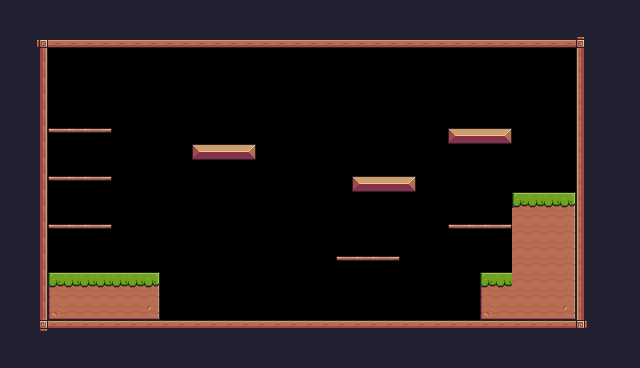

The image is a tile-based game level rendered from a .tmx file. Its description and complete source (layers, tilesets, objects, tile grids) follow:
An orthogonal 40x23 tile map with 16x16 px tiles, 1 tile layer (Background) and 31 objects (12x Fruit, 6x Platform, 2x Saw, Player, Checkpoint).

<map version="1.10" tiledversion="1.11.2" orientation="orthogonal" renderorder="right-down" width="40" height="23" tilewidth="16" tileheight="16" infinite="0" nextlayerid="4" nextobjectid="45">
 <tileset firstgid="1" source="Pixel Adventure.tsx" />
 <layer id="1" name="Background" width="40" height="23">
  <properties>
   <property name="BackgroundColor" value="Gray" />
  </properties>
  <data encoding="csv">
24,24,24,24,24,24,24,24,24,24,24,24,24,24,24,24,24,24,24,24,24,24,24,24,24,24,24,24,24,24,24,24,24,24,24,24,24,24,24,24,
24,24,24,24,24,24,24,24,24,24,24,24,24,24,24,24,24,24,24,24,24,24,112,112,112,112,112,112,112,112,112,112,112,112,112,112,112,112,24,24,
24,24,92,134,134,134,134,134,134,134,134,134,134,134,134,134,134,134,134,134,134,134,134,134,134,134,134,134,134,134,134,134,134,134,134,134,93,24,24,24,
24,24,113,0,0,0,0,0,0,0,0,0,0,0,0,0,0,0,0,0,0,0,0,0,0,0,0,0,0,0,0,0,0,0,0,0,111,24,24,24,
24,24,113,0,0,0,0,0,0,0,0,0,0,0,0,0,0,0,0,0,0,0,0,0,0,0,0,0,0,0,0,0,0,0,0,0,111,24,24,24,
24,24,113,0,0,0,0,0,0,0,0,0,0,0,0,0,0,0,0,0,0,0,0,0,0,0,0,0,0,0,0,0,0,0,0,0,111,24,24,24,
24,24,113,0,0,0,0,0,0,0,0,0,0,0,0,0,0,0,0,0,0,0,0,0,0,0,0,0,0,0,0,0,0,0,0,0,111,24,24,24,
24,24,113,0,0,0,0,0,0,0,0,0,0,0,0,0,0,0,0,0,0,0,0,0,0,0,0,0,0,0,0,0,0,0,0,0,111,24,24,24,
24,24,113,40,41,41,42,0,0,0,0,0,0,0,0,0,0,0,0,0,0,0,0,0,0,0,0,0,13,14,14,15,0,0,0,0,111,24,24,24,
24,24,113,0,0,0,0,0,0,0,0,0,13,14,14,15,0,0,0,0,0,0,0,0,0,0,0,0,0,0,0,0,0,0,0,0,111,24,24,24,
24,24,113,0,0,0,0,0,0,0,0,0,0,0,0,0,0,0,0,0,0,0,0,0,0,0,0,0,0,0,0,0,0,0,0,0,111,24,24,24,
24,24,113,40,41,41,42,0,0,0,0,0,0,0,0,0,0,0,0,0,0,0,13,14,14,15,0,0,0,0,0,0,0,0,0,0,111,24,24,24,
24,24,113,0,0,0,0,0,0,0,0,0,0,0,0,0,0,0,0,0,0,0,0,0,0,0,0,0,0,0,0,0,7,8,8,9,111,24,24,24,
24,24,113,0,0,0,0,0,0,0,0,0,0,0,0,0,0,0,0,0,0,0,0,0,0,0,0,0,0,0,0,0,30,30,30,31,111,24,24,24,
24,24,113,40,41,41,42,0,0,0,0,0,0,0,0,0,0,0,0,0,0,0,0,0,0,0,0,0,40,41,41,42,30,30,30,31,111,24,24,24,
24,24,113,0,0,0,0,0,0,0,0,0,0,0,0,0,0,0,0,0,0,0,0,0,0,0,0,0,0,0,0,0,30,30,30,31,111,24,24,24,
24,24,113,0,0,0,0,0,0,0,0,0,0,0,0,0,0,0,0,0,0,40,41,41,42,0,0,0,0,0,0,0,30,30,30,31,111,24,24,24,
24,24,113,7,8,8,8,8,8,9,0,0,0,0,0,0,0,0,0,0,0,0,0,0,0,0,0,0,0,0,7,8,30,30,30,31,111,24,24,24,
24,24,113,29,30,30,30,30,30,31,0,0,0,0,0,0,0,0,0,0,0,0,0,0,0,0,0,0,0,0,29,30,30,30,30,31,111,24,24,24,
24,24,113,51,52,52,52,52,52,53,0,0,0,0,0,0,0,0,0,0,0,0,0,0,0,0,0,0,0,0,51,52,52,52,52,53,111,24,24,24,
24,24,114,90,90,90,90,90,90,90,90,90,90,90,90,90,90,90,90,90,90,90,90,90,90,90,90,90,90,90,90,90,90,90,90,90,115,24,24,24,
24,24,24,112,24,24,24,24,24,24,24,24,24,24,24,24,24,24,24,24,24,24,24,24,24,24,24,24,24,24,24,24,24,24,24,24,24,24,24,24,
24,24,24,112,24,24,24,24,24,24,24,24,24,24,24,24,24,24,24,24,24,24,24,24,24,24,24,24,24,24,24,24,24,24,24,24,24,24,24,24
</data>
 </layer>
 <objectgroup id="2" name="Spawnpoints">
  <object id="5" name="Player" type="Player" x="128" y="240" width="32" height="32" />
  <object id="23" name="Bananas" type="Fruit" x="80" y="96" width="32" height="32" />
  <object id="24" name="Cherries" type="Fruit" x="80" y="144" width="32" height="32" />
  <object id="25" name="Apple" type="Fruit" x="80" y="192" width="32" height="32" />
  <object id="26" name="Cherries" type="Fruit" x="192" y="112" width="32" height="32" />
  <object id="27" name="Cherries" type="Fruit" x="224" y="112" width="32" height="32" />
  <object id="28" name="Cherries" type="Fruit" x="208" y="80" width="32" height="32" />
  <object id="29" name="Cherries" type="Fruit" x="352" y="144" width="32" height="32" />
  <object id="30" name="Cherries" type="Fruit" x="384" y="144" width="32" height="32" />
  <object id="31" name="Cherries" type="Fruit" x="368" y="112" width="32" height="32" />
  <object id="32" name="Kiwi" type="Fruit" x="464" y="96" width="32" height="32" />
  <object id="33" name="Orange" type="Fruit" x="464" y="192" width="32" height="32" />
  <object id="34" type="Saw" x="288" y="304" width="32" height="32">
   <properties>
    <property name="isVertical" type="bool" value="false" />
    <property name="offNeg" type="float" value="8" />
    <property name="offPos" type="float" value="10" />
   </properties>
  </object>
  <object id="35" type="Saw" x="288" y="96" width="32" height="32">
   <properties>
    <property name="isVertical" type="bool" value="true" />
    <property name="offNeg" type="float" value="3" />
    <property name="offPos" type="float" value="6" />
   </properties>
  </object>
  <object id="39" name="Orange" type="Fruit" x="352" y="224" width="32" height="32" />
  <object id="41" type="Checkpoint" x="512" y="128" width="64" height="64" />
 </objectgroup>
 <objectgroup id="3" name="Collisions">
  <object id="6" x="32" y="48" width="16" height="272" />
  <object id="9" x="48" y="320" width="528" height="16" />
  <object id="10" x="576" y="48" width="16" height="272" />
  <object id="11" x="48" y="32" width="528" height="16" />
  <object id="12" x="48" y="272" width="112" height="48" />
  <object id="13" x="480" y="272" width="96" height="48" />
  <object id="15" x="192" y="144" width="64" height="16" />
  <object id="16" x="352" y="176" width="64" height="16" />
  <object id="18" type="Platform" x="448" y="224" width="64" height="16" />
  <object id="19" type="Platform" x="448" y="128" width="64" height="16" />
  <object id="20" type="Platform" x="48" y="128" width="64" height="16" />
  <object id="21" type="Platform" x="48" y="176" width="64" height="16" />
  <object id="22" type="Platform" x="48" y="224" width="64" height="16" />
  <object id="36" x="512" y="192" width="64" height="80" />
  <object id="37" type="Platform" x="336" y="256" width="64" height="16" />
 </objectgroup>
</map>
